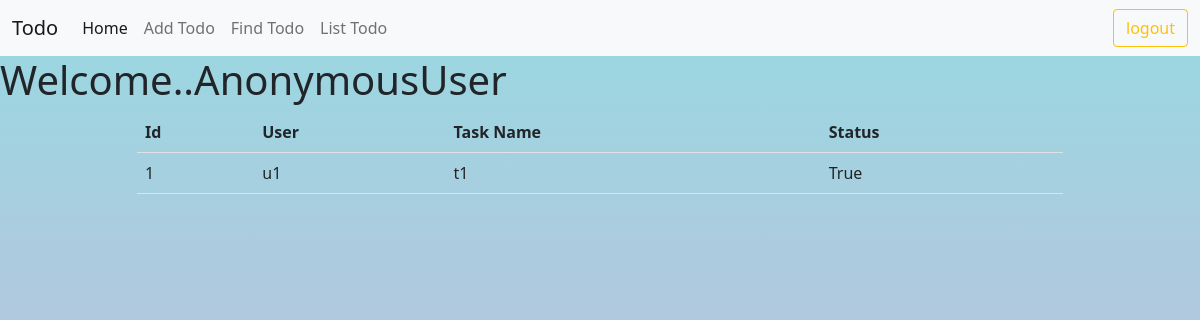
Page /details/1 on the earlier database version.
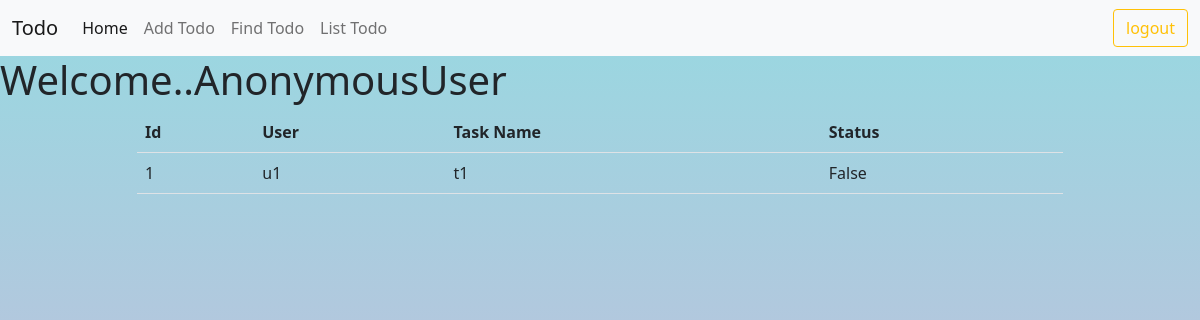
Same page on the later database version.
### todoapp/models.py (models this page shows, shortened)
class Todos(models.Model):
  task_name=models.CharField(max_length=120)
  user=models.CharField(max_length=80)
  date=models.DateField(auto_now_add=True)
  status=models.BooleanField(default=False)

### todoapp/views.py (the view)
# urls.py: path("details/<int:id>",views.TodoDetailView.as_view(),name="details"),
class TodoDetailView(View):
    def get(self,request,*args,**kwargs):
        id=kwargs.get("id")
        todo=Todos.objects.get(id=id)
        return render(request,"details.html",{"todo":todo})

### todoapp/templates/details.html
{%extends 'base.html'%}
{%block body_block%}
<div class="container">
    <div class="row">
        <div class="col-1"></div>
        <div class="col-10">
            <table class="table table-hover">
                <tr>
                    <th>Id</th>
                    <th>User</th>
                    <th>Task Name</th>
                    <th>Status</th>
                </tr>
                <tr>
                    <td>{{todo.id}}</td>
                    <td>{{todo.user}}</td>
                    <td>{{todo.task_name}}</td>
                    <td>{{todo.status}}</td>
                </tr>
            </table>
        </div>
        <div class="col-1"></div>
    </div>
</div>
{%endblock%}

Differences in the rows shown:
changed Todos id 1: status "True" → "False"
